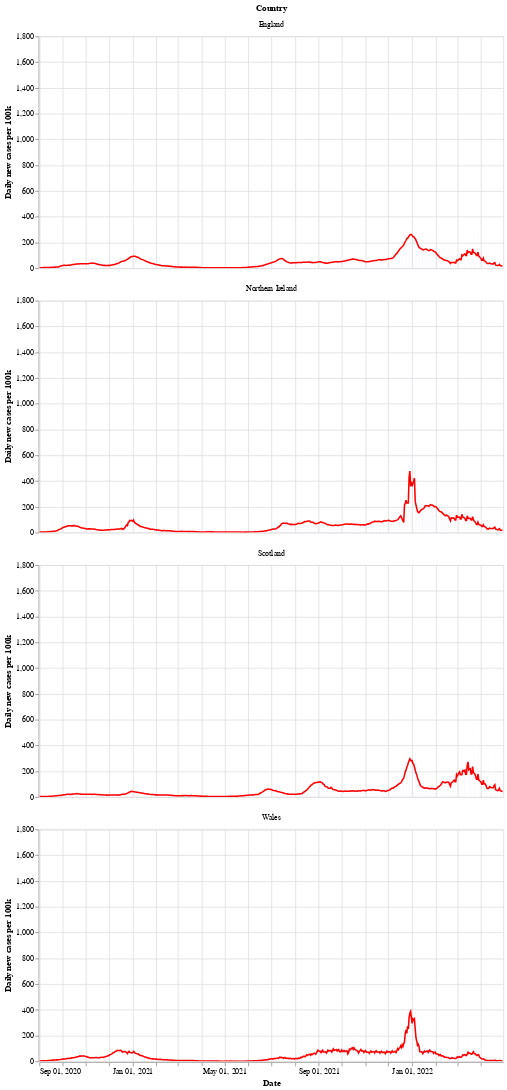

The notebook cell this image was saved under:
### Markdown cell above
Next is a bar chart of the number of new cases in each country (per 100k population), with the 7 day moving average of cases. Again we see that Wales saw a longer period of raising and falling cases compared to the other countries.

After a period of cases falling, each nation is now seeing a rise in the number of cases - especially in Wales.

### Code cell
# collapse
bars = alt.Chart(uk_cases).mark_bar().encode(
    x=alt.X("yearmonthdate(date):T", axis=alt.Axis(title='Date')),
    y=alt.Y("newCasesRate:Q", axis=alt.Axis(title='Daily new cases per 100k')),
    tooltip='newCasesRate',
    color=alt.condition(
        alt.datum.dailyChange > 0,
        alt.value("orange"),  # The positive color
        alt.value("blue")  # The negative color
    )
).properties(title='New cases per 100k population with rolling 7 day average', width=600).interactive()
line = alt.Chart(uk_cases).mark_line(
    color='red',
    size=2,
).transform_window(
    rolling_mean='mean(newCasesRate)',
    frame=[0, 7],
    groupby=['areaName']
).encode(
    x='yearmonthdate(date):T',
    y='rolling_mean:Q'
)
alt.layer(line, bars, data=uk_cases).facet(alt.Row('areaName', title='Country'), columns=1)

### Figure 1 — Vega-Lite specification as saved in the notebook (floating-point values rounded to 4 significant figures; data arrays with more than 128 entries replaced by an {"elided": "..."} marker saying what was removed)
{"config": {"view": {"continuousWidth": 400, "continuousHeight": 300}}, "data": {"name": "data-a72362af41bc95bf772e1a4381b2baca"}, "facet": {"type": "nominal", "field": "areaName", "title": "Country"}, "spec": {"layer": [{"mark": {"type": "line", "color": "red", "size": 2}, "encoding": {"x": {"type": "temporal", "field": "date", "timeUnit": "yearmonthdate"}, "y": {"type": "quantitative", "field": "rolling_mean"}}, "transform": [{"window": [{"op": "mean", "field": "newCasesRate", "as": "rolling_mean"}], "frame": [0, 7], "groupby": ["areaName"]}]}, {"mark": "bar", "encoding": {"color": {"condition": {"value": "orange", "test": "(datum.dailyChange > 0)"}, "value": "blue"}, "tooltip": {"type": "quantitative", "field": "newCasesRate"}, "x": {"type": "temporal", "axis": {"title": "Date"}, "field": "date", "timeUnit": "yearmonthdate"}, "y": {"type": "quantitative", "axis": {"title": "Daily new cases per 100k"}, "field": "newCasesRate"}}, "selection": {"selector002": {"type": "interval", "bind": "scales", "encodings": ["x", "y"]}}, "title": "New cases per 100k population with rolling 7 day average", "width": 600}]}, "columns": 1, "$schema": "https://vega.github.io/schema/vega-lite/v4.8.1.json", "datasets": {"data-a72362af41bc95bf772e1a4381b2baca": {"elided": "2424 records"}}}
